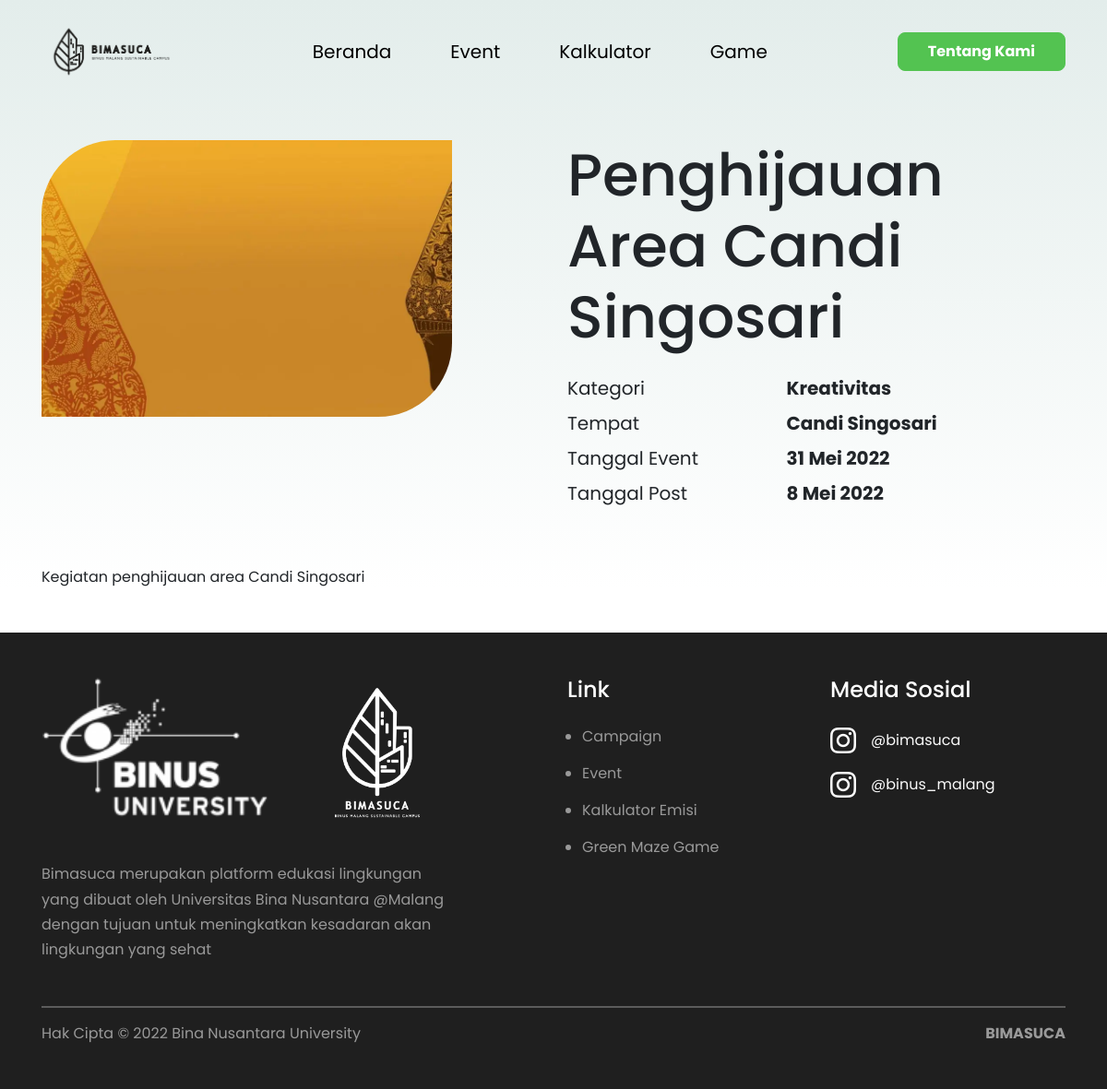
/view/detailEvent.php?id=5, run on the app's committed database.
### tables this page shows
CREATE TABLE `event` (
  `id` int(100) NOT NULL,
  `nama_event` varchar(300) DEFAULT NULL,
  `tempat` varchar(300) DEFAULT NULL,
  `tanggal_post` date DEFAULT NULL,
  `tanggal` date DEFAULT NULL,
  `deskripsi` varchar(300) DEFAULT NULL,
  `gambar` varchar(300) DEFAULT NULL,
  `kategori` int(100) DEFAULT NULL
);

CREATE TABLE `kategori` (
  `id` int(100) NOT NULL,
  `kategori` varchar(300) NOT NULL
);

### view/detailEvent.php (the view, shortened to what this page needs)
<?php
    include '../koneksi.php';
    $id = $_GET['id'];
    $query = $koneksi->prepare("SELECT
    event.id, nama_event, tempat, tanggal_post, tanggal, deskripsi, gambar,
    kategori.kategori AS nama_kategori, event.kategori AS id_kategori
    FROM event INNER JOIN kategori ON event.kategori = kategori.id
    WHERE event.id = ?");
    $query->bind_param('s', $id);
    $query->execute();
    $query_res = $query->get_result();
    $query_fetch = $query_res->fetch_assoc();
    $date = $query_fetch['tanggal_post'];
    $month = array('Januari', 'Februari', 'Maret', 'April', 'Mei', 'Juni', 'Juli', 'Agustus', 'September', 'Oktober', 'November', 'Desember');
    $tanggal_hari = (int)date('d', strtotime($date));
    $bulan_hari = $month[((int)date('m', strtotime($date))) - 1];
    $tahun_hari = (int)date('Y', strtotime($date));
    $date_event = $query_fetch['tanggal'];
    $month_event = array('Januari', 'Februari', 'Maret', 'April', 'Mei', 'Juni', 'Juli', 'Agustus', 'September', 'Oktober', 'November', 'Desember');
    $tanggal_hari_event = (int)date('d', strtotime($date_event));
    $bulan_hari_event = $month_event[((int)date('m', strtotime($date_event))) - 1];
    $tahun_hari_event = (int)date('Y', strtotime($date_event));
?>
<!DOCTYPE html>
<html lang="en">
<head>
    <link rel="stylesheet" href="https://cdn.jsdelivr.net/npm/bootstrap@4.6.1/dist/css/bootstrap.min.css">
    <link rel="stylesheet" href="../assets/css/styleUser.css">
</head>
<body>
    <div class="wrapper">
        <?php
            include 'layout/header.php';
        ?>
        <div class="background">
            <section class="bg-eventDetailInfo">
                <div class="container">
                    <div class="row">
                        <div class="col-lg-5">
                            <img src="../assets/upload_images/event/<?= $query_fetch['gambar']; ?>" alt="" class="w-100">
                        </div>
                        <div class="offset-lg-1 col-lg-6">
                            <div class="flex-center">
                                <div class="eventDetailText">
                                    <h1><?= $query_fetch['nama_event']; ?></h1>
                                    <div class="row mb-2 mt-4">
                                        <div class="col-5">
                                            <span>Kategori</span>
                                        </div>
                                        <div class="col-7">
                                            <b><?= $query_fetch['nama_kategori']; ?></b>
                                        </div>
                                    </div>
                                    <div class="row mb-2">
                                        <div class="col-5">
                                            <span>Tempat</span>
                                        </div>
                                        <div class="col-7">
                                            <b><?= $query_fetch['tempat']; ?></b>
                                        </div>
                                    </div>
                                    <div class="row mb-2">
                                        <div class="col-5">
                                            <span>Tanggal Event</span>
                                        </div>
                                        <div class="col-7">
                                            <b><?=$tanggal_hari_event.' '.$bulan_hari_event.' '.$tahun_hari_event ?></b>
                                        </div>
                                    </div>
                                    <div class="row">
                                        <div class="col-5">
                                            <span>Tanggal Post</span>
                                        </div>
                                        <div class="col-7">
                                            <b><?=$tanggal_hari.' '.$bulan_hari.' '.$tahun_hari ?></b>
                                        </div>
                                    </div>
                                </div>
                            </div>
                        </div>
                    </div>
                </div>
            </section>
            <section class="bg-eventDetailDesc">
                <div class="container">
                    <p>
                        <?= $query_fetch['deskripsi']; ?>
                    </p>
                </div>
            </section>
        </div>
        <?php
            include 'layout/footer.php';
        ?>
    </div>
</body>
</html>

### assets/css/styleUser.css (style rules this page uses)
* { font-family: Poppins; }
.wrapper { width: 100%; }
.background { background: linear-gradient(to bottom, #e3edeb, #fff); padding-top: 2rem; }
.flex-center { display: flex; justify-content: center; align-items: center; width: 100%; height: 100%; }
.bg-eventDetailInfo { padding: 1rem 0; padding-top: 7.5rem; }
.bg-eventDetailInfo img { border-radius: 5rem 0 5rem 0; object-fit: cover; min-height: 300px; width: 100%; margin-bottom: 2rem; }
.eventDetailText { margin-bottom: 2rem; }
.eventDetailText h1 { font-size: 4em; }
.eventDetailText span, .eventDetailText b { font-size: 1.25em; }
.bg-eventDetailDesc { margin: 1rem 0 3rem; }
@media (min-width: 576px) { .eventDetailText h1 { font-size: 3em; } }
@media (min-width: 768px) { .eventDetailText h1 { font-size: 3em; } }
@media (min-width: 992px) { .eventDetailText h1 { font-size: 3em; } }
@media (min-width: 1200px) { .eventDetailText h1 { font-size: 4em; } }

### data on the page
event: gambar (picture), nama_event "Penghijauan Area Candi Singosari", kategori.kategori "Kreativitas", tempat "Candi Singosari", tanggal "31", tanggal "Mei", tanggal "2022", tanggal_post "8", tanggal_post "Mei", tanggal_post "2022", deskripsi "Kegiatan penghijauan area Candi Singosari"
